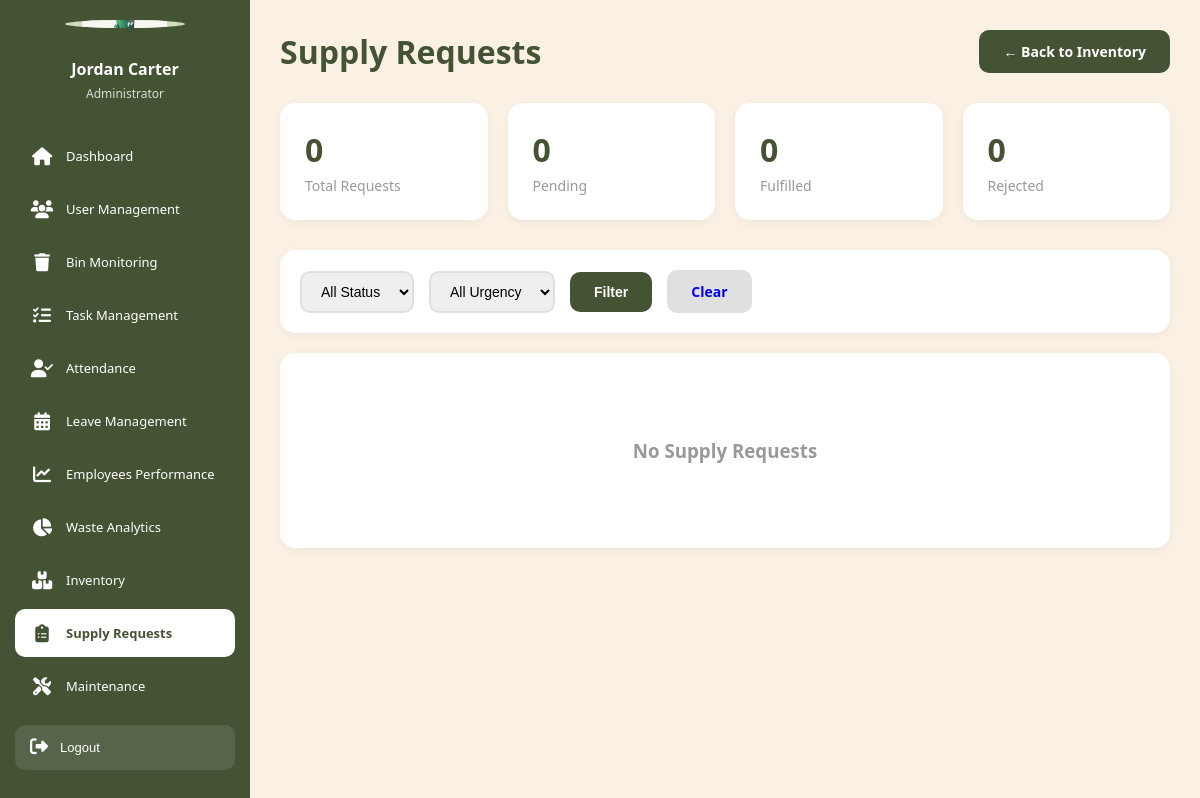
The app's page /admin/supply_requests.php (signed in), older data.
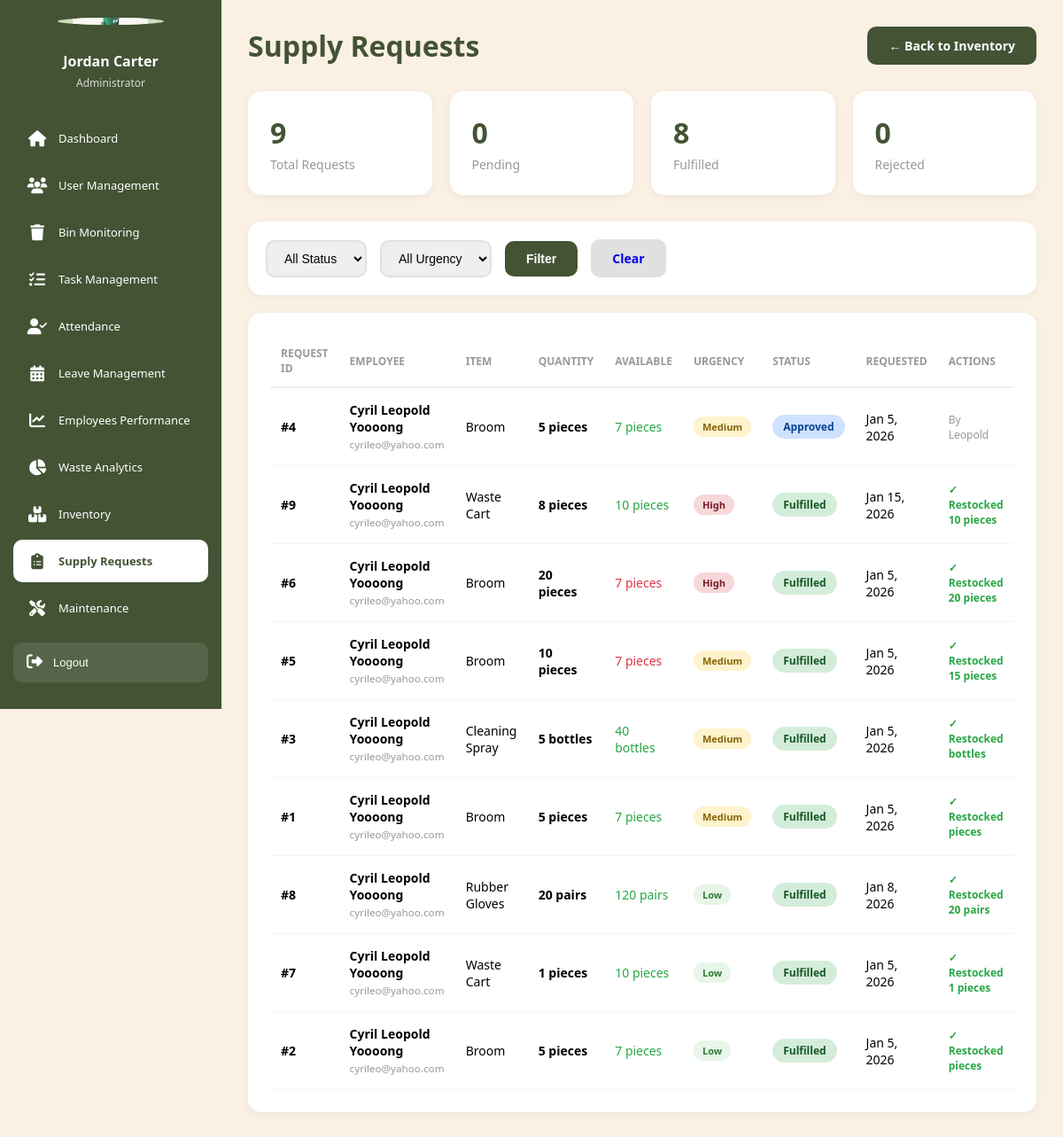
The same page, newer data.
### tables this page shows
CREATE TABLE `supply_requests` (
  `request_id` int(11) NOT NULL,
  `employee_id` int(11) NOT NULL,
  `inventory_id` int(11) NOT NULL,
  `quantity_requested` int(11) NOT NULL,
  `quantity_restocked` int(11) DEFAULT NULL,
  `employee_reason` text DEFAULT NULL,
  `urgency` enum('low','medium','high') DEFAULT 'medium',
  `status` enum('pending','approved','rejected','fulfilled') DEFAULT 'pending',
  `requested_at` timestamp NOT NULL DEFAULT current_timestamp(),
  `reviewed_by` int(11) DEFAULT NULL COMMENT 'Admin who reviewed',
  `reviewed_at` timestamp NULL DEFAULT NULL,
  `admin_response` text DEFAULT NULL
);

CREATE TABLE `employees` (
  `employee_id` int(11) NOT NULL,
  `username` varchar(50) NOT NULL,
  `password` varchar(255) NOT NULL COMMENT 'Hashed password using password_hash()',
  `email` varchar(100) NOT NULL,
  `language` varchar(5) DEFAULT 'en',
  `full_name` varchar(100) NOT NULL,
  `phone_number` varchar(20) DEFAULT NULL,
  `profile_picture` varchar(255) DEFAULT NULL,
  `area_id` int(11) DEFAULT NULL,
  `created_at` timestamp NOT NULL DEFAULT current_timestamp(),
  `last_login` timestamp NULL DEFAULT NULL,
  `status` enum('active','on_leave','inactive') DEFAULT 'active'
);

CREATE TABLE `inventory` (
  `inventory_id` int(11) NOT NULL,
  `item_name` varchar(100) NOT NULL,
  `item_category` enum('consumable','equipment','safety_gear','other') NOT NULL,
  `storage_location` varchar(100) DEFAULT NULL,
  `current_quantity` int(11) DEFAULT 0,
  `minimum_quantity` int(11) DEFAULT 0 COMMENT 'Reorder threshold',
  `unit` varchar(20) DEFAULT NULL COMMENT 'Unit of measurement (pieces, boxes, etc.)',
  `status` enum('in_stock','low_stock','out_of_stock') DEFAULT 'in_stock',
  `created_at` timestamp NOT NULL DEFAULT current_timestamp(),
  `updated_at` timestamp NOT NULL DEFAULT current_timestamp() ON UPDATE current_timestamp()
);

### config/database.php (called while the page is built, shortened)
<?php
$options = [
    PDO::ATTR_ERRMODE            => PDO::ERRMODE_EXCEPTION,
    PDO::ATTR_DEFAULT_FETCH_MODE => PDO::FETCH_ASSOC,
    PDO::ATTR_EMULATE_PREPARES   => false,
    PDO::ATTR_PERSISTENT         => false,
];
try {
    $dsn = "mysql:host=" . DB_HOST . ";dbname=" . DB_NAME . ";charset=" . DB_CHARSET;
    $pdo = new PDO($dsn, DB_USER, DB_PASS, $options);
} catch (PDOException $e) {
    die("Database Connection Failed: " . $e->getMessage());
}
function query($sql, $params = []) {
    global $pdo;
    $stmt = $pdo->prepare($sql);
    $stmt->execute($params);
    return $stmt;
}
function getOne($sql, $params = []) {
    $stmt = query($sql, $params);
    return $stmt->fetch();
}
function getAll($sql, $params = []) {
    $stmt = query($sql, $params);
    return $stmt->fetchAll();
}
?>

### admin/supply_requests.php (the view, shortened to what the changed rows need)
<?php
require_once '../config/database.php';
$where = ["1=1"];
$params = [];
$where_clause = implode(" AND ", $where);
$supply_requests = getAll("
    SELECT
        sr.*,
        e.full_name as employee_name,
        e.email as employee_email,
        i.item_name,
        i.unit,
        i.current_quantity,
        a.full_name as reviewer_name
    FROM supply_requests sr
    JOIN employees e ON sr.employee_id = e.employee_id
    JOIN inventory i ON sr.inventory_id = i.inventory_id
    LEFT JOIN admins a ON sr.reviewed_by = a.admin_id
    WHERE $where_clause
    ORDER BY
        CASE sr.status
            WHEN 'pending' THEN 1
            WHEN 'approved' THEN 2
            WHEN 'fulfilled' THEN 3
            WHEN 'rejected' THEN 4
        END,
        sr.urgency DESC,
        sr.requested_at DESC
", $params);
$total_requests = getOne("SELECT COUNT(*) as count FROM supply_requests")['count'];
$fulfilled_requests = getOne("SELECT COUNT(*) as count FROM supply_requests WHERE status = 'fulfilled'")['count'];
?>
<!DOCTYPE html>
<html lang="en">
<head>
</head>
<body>
    <?php include '../includes/admin_sidebar.php'; ?>
    <main class="main-content">
        <div class="page-header">
            <h1>Supply Requests</h1>
        </div>
<div class="stats-grid">
    <div class="stat-card">
        <div class="stat-value"><?php echo $total_requests; ?></div>
        <div class="stat-label">Total Requests</div>
    </div>
    <div class="stat-card">
        <div class="stat-value" style="color: #435334;"><?php echo $fulfilled_requests; ?></div>
        <div class="stat-label">Fulfilled</div>
    </div>
</div>
        <div class="requests-table">
            <?php if (empty($supply_requests)): ?>
                <div class="empty-state">
                    <h3>No Supply Requests</h3>
                </div>
            <?php else: ?>
                <table>
                    <thead>
                        <tr>
                            <th>Request ID</th>
                            <th>Employee</th>
                            <th>Item</th>
                            <th>Quantity</th>
                            <th>Available</th>
                            <th>Urgency</th>
                            <th>Status</th>
                            <th>Requested</th>
                            <th>Actions</th>
                        </tr>
                    </thead>
                    <tbody>
                        <?php foreach ($supply_requests as $request): ?>
                            <tr>
                                <td><strong>#<?php echo $request['request_id']; ?></strong></td>
                                <td>
                                    <strong><?php echo htmlspecialchars($request['employee_name']); ?></strong><br>
                                    <small style="color: #999;"><?php echo htmlspecialchars($request['employee_email']); ?></small>
                                </td>
                                <td><?php echo htmlspecialchars($request['item_name']); ?></td>
                                <td><strong><?php echo $request['quantity_requested']; ?> <?php echo htmlspecialchars($request['unit']); ?></strong></td>
                                <td>
                                    <span style="color: <?php echo $request['current_quantity'] >= $request['quantity_requested'] ? '#28a745' : '#dc3545'; ?>">
                                        <?php echo $request['current_quantity']; ?> <?php echo htmlspecialchars($request['unit']); ?>
                                    </span>
                                </td>
                                <td>
                                    <?php
                                    $urgency_class = 'urgency-' . $request['urgency'];
                                    ?>
                                    <span class="urgency-badge <?php echo $urgency_class; ?>">
                                        <?php echo ucfirst($request['urgency']); ?>
                                    </span>
                                </td>
                                <td>
                                    <?php
                                    $status_class = 'status-' . $request['status'];
                                    ?>
                                    <span class="status-badge <?php echo $status_class; ?>">
                                        <?php echo ucfirst($request['status']); ?>
                                    </span>
                                </td>
                                <td><?php echo date('M j, Y', strtotime($request['requested_at'])); ?></td>
                                <td>
                                    <div class="actions">
                                        <?php if ($request['status'] === 'pending'): ?>
                                            <button onclick="fulfillRequest(<?php echo $request['request_id']; ?>, '<?php echo htmlspecialchars($request['item_name'], ENT_QUOTES); ?>', '<?php echo htmlspecialchars($request['unit'], ENT_QUOTES); ?>')" class="btn btn-warning">📦 Fulfill Restock</button>
                                        <?php elseif ($request['status'] === 'fulfilled'): ?>
                                            <span style="color: #28a745; font-size: 12px; font-weight: 600;">
                                                ✓ Restocked <?php echo $request['quantity_restocked']; ?> <?php echo htmlspecialchars($request['unit']); ?>
                                            </span>
                                        <?php else: ?>
                                            <span style="color: #999; font-size: 12px;">
                                                <?php echo $request['reviewer_name'] ? 'By ' . htmlspecialchars($request['reviewer_name']) : 'Processed'; ?>
                                            </span>
                                        <?php endif; ?>
                                    </div>
                                </td>
                            </tr>
                        <?php endforeach; ?>
                    </tbody>
                </table>
            <?php endif; ?>
        </div>
    </main>
</body>
</html>

Row changes from the older to the newer data that the page shows:
added supply_requests: request_id "4", employee.full_name "Cyril Leopold Yoooong", employee.email "cyrileo@yahoo.com", inventory.item_name "Broom", quantity_requested "5", inventory.unit "pieces", inventory.current_quantity "7", urgency "Medium", status "Approved", requested_at "Jan 5, 2026", reviewed_by.full_name "Leopold"
added supply_requests: request_id "9", employee.full_name "Cyril Leopold Yoooong", employee.email "cyrileo@yahoo.com", inventory.item_name "Waste Cart", quantity_requested "8", inventory.unit "pieces", inventory.current_quantity "10", urgency "High", status "Fulfilled", requested_at "Jan 15, 2026", quantity_restocked "10"
added supply_requests: request_id "6", employee.full_name "Cyril Leopold Yoooong", employee.email "cyrileo@yahoo.com", inventory.item_name "Broom", quantity_requested "20", inventory.unit "pieces", inventory.current_quantity "7", urgency "High", status "Fulfilled", requested_at "Jan 5, 2026", quantity_restocked "20"
added supply_requests: request_id "5", employee.full_name "Cyril Leopold Yoooong", employee.email "cyrileo@yahoo.com", inventory.item_name "Broom", quantity_requested "10", inventory.unit "pieces", inventory.current_quantity "7", urgency "Medium", status "Fulfilled", requested_at "Jan 5, 2026", quantity_restocked "15"
added supply_requests: request_id "3", employee.full_name "Cyril Leopold Yoooong", employee.email "cyrileo@yahoo.com", inventory.item_name "Cleaning Spray", quantity_requested "5", inventory.unit "bottles", inventory.current_quantity "40", urgency "Medium", status "Fulfilled", requested_at "Jan 5, 2026"
added supply_requests: request_id "1", employee.full_name "Cyril Leopold Yoooong", employee.email "cyrileo@yahoo.com", inventory.item_name "Broom", quantity_requested "5", inventory.unit "pieces", inventory.current_quantity "7", urgency "Medium", status "Fulfilled", requested_at "Jan 5, 2026"
added supply_requests: request_id "8", employee.full_name "Cyril Leopold Yoooong", employee.email "cyrileo@yahoo.com", inventory.item_name "Rubber Gloves", quantity_requested "20", inventory.unit "pairs", inventory.current_quantity "120", urgency "Low", status "Fulfilled", requested_at "Jan 8, 2026", quantity_restocked "20"
added supply_requests: request_id "7", employee.full_name "Cyril Leopold Yoooong", employee.email "cyrileo@yahoo.com", inventory.item_name "Waste Cart", quantity_requested "1", inventory.unit "pieces", inventory.current_quantity "10", urgency "Low", status "Fulfilled", requested_at "Jan 5, 2026", quantity_restocked "1"
added supply_requests: request_id "2", employee.full_name "Cyril Leopold Yoooong", employee.email "cyrileo@yahoo.com", inventory.item_name "Broom", quantity_requested "5", inventory.unit "pieces", inventory.current_quantity "7", urgency "Low", status "Fulfilled", requested_at "Jan 5, 2026"
Text that changed along with them:
$total_requests: "0" → "9"
$fulfilled_requests: "0" → "8"
text no longer shown: "No Supply Requests"
text now shown: "REQUEST ID EMPLOYEE ITEM QUANTITY AVAILABLE URGENCY STATUS REQUESTED ACTIONS"
